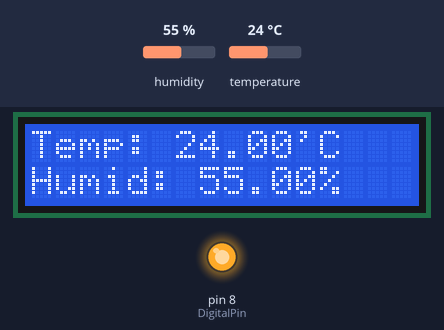
A sketch run on a simulated Arduino Uno, built with avr-gcc and run on an emulated ATmega328P. Parts: 16×2 character LCD, output pins drawn as LEDs (lit = HIGH). The inputs (shaded band) are chosen by the test bench; at power-on: temperature 24 °C, humidity 55 %.

Above: at 1.6 s.
1.7 s: temperature set to 21 °C
At 3.5 s:
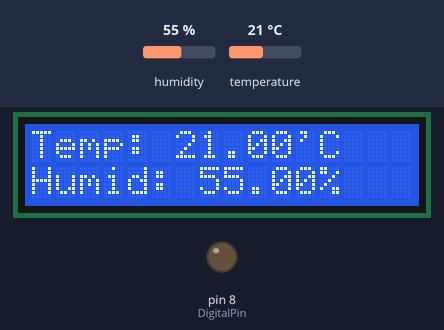
4.6 s: humidity set to 22 %
At 6.3 s:
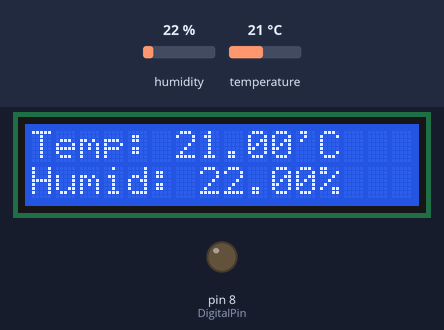
7.5 s: humidity set to 40 %
At 9.6 s:
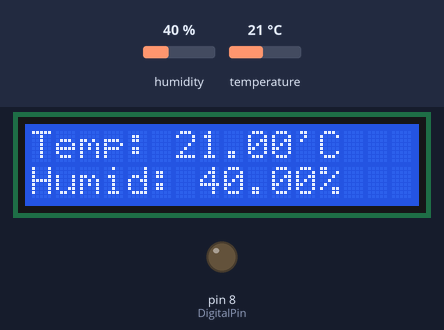
10.7 s: temperature set to 12 °C
At 12.5 s:
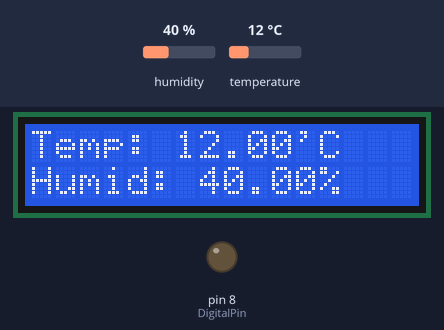
Timing chart, 0 to 14.0 s (numbered marks = the images above; inputs shaded):
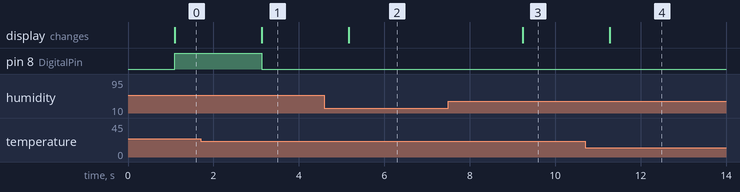

The sketch:

defognewarduino.ino
```cpp
#include <LiquidCrystal.h>

#include <LiquidCrystal.h>

#include <DHT.h>

#include "DHT.h"

#define DHTPIN A0     // what pin we're connected to

#define DHTTYPE DHT11   // we are using the DHT11 sensor

LiquidCrystal lcd(12, 11, 5, 4, 3, 2);

DHT dht(A0, DHT11);

void setup()
{
  Serial.begin(9600);
  int DigitalPin = 7; DigitalPin = 8;
 {
  pinMode(DigitalPin, OUTPUT);
 }
  lcd.begin(16,2);  //16 by 2 character display

dht.begin();
}

void loop()
{
  delay(1000);
  // Reading temperature or humidity takes about 250 milliseconds!
  float h = dht.readHumidity();

  float t = dht.readTemperature();  // Read temperature as Celsius (the default)

  lcd.clear();
  lcd.setCursor(0,0);
  lcd.print("Temp: ");
  lcd.print(t);  //printing temperarture to the LCD display
  lcd.print("'C");

  lcd.setCursor(0,1);
  lcd.print("Humid: ");
  lcd.print(h);  //printing humidity to the LCD display
  lcd.print("%");


//the 2-led setup process
  if (t<=22)
  {
  digitalWrite(7, HIGH);
  digitalWrite(8, LOW);

  }
  else if  (23<=t)
  {
  digitalWrite(8, HIGH);
  digitalWrite(7, LOW);
  }

}
```

Measured:
- the behaviour switches between 23 and 22 °C on temperature (found by bisection; images 0 and 1)
- after the input at 1.7 s, pin 8 (DigitalPin): HIGH → LOW after 1.4 s; the display: changes after 1.4 s (image 1)
- after the input at 4.6 s, the display: changes after 0.57 s (image 2)
- after the input at 7.5 s, the display: changes after 1.7 s (image 3)
- after the input at 10.7 s, the display: changes after 0.58 s (image 4)
